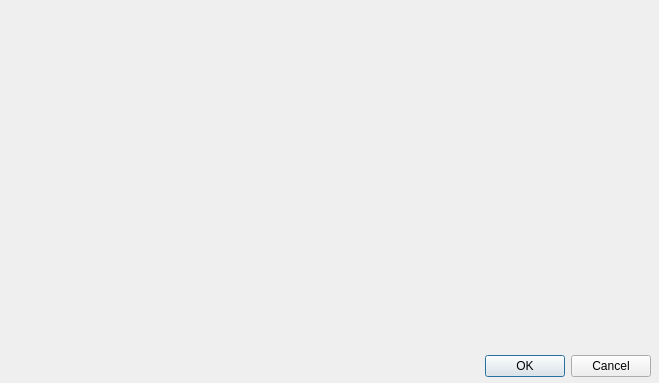
<?xml version="1.0" encoding="UTF-8"?>
<ui version="4.0">
 <class>dialog_pick_color</class>
 <widget class="QDialog" name="dialog_pick_color">
  <property name="geometry">
   <rect>
    <x>0</x>
    <y>0</y>
    <width>659</width>
    <height>383</height>
   </rect>
  </property>
  <property name="windowTitle">
   <string>Dialog</string>
  </property>
  <widget class="QDialogButtonBox" name="buttonBox">
   <property name="geometry">
    <rect>
     <x>190</x>
     <y>350</y>
     <width>461</width>
     <height>32</height>
    </rect>
   </property>
   <property name="orientation">
    <enum>Qt::Horizontal</enum>
   </property>
   <property name="standardButtons">
    <set>QDialogButtonBox::Cancel|QDialogButtonBox::Ok</set>
   </property>
  </widget>
  <widget class="QWidget" name="gridLayoutWidget">
   <property name="geometry">
    <rect>
     <x>10</x>
     <y>10</y>
     <width>641</width>
     <height>321</height>
    </rect>
   </property>
   <layout class="QGridLayout" name="gridLayout"/>
  </widget>
 </widget>
 <resources/>
 <connections>
  <connection>
   <sender>buttonBox</sender>
   <signal>accepted()</signal>
   <receiver>dialog_pick_color</receiver>
   <slot>accept()</slot>
   <hints>
    <hint type="sourcelabel">
     <x>248</x>
     <y>254</y>
    </hint>
    <hint type="destinationlabel">
     <x>157</x>
     <y>274</y>
    </hint>
   </hints>
  </connection>
  <connection>
   <sender>buttonBox</sender>
   <signal>rejected()</signal>
   <receiver>dialog_pick_color</receiver>
   <slot>reject()</slot>
   <hints>
    <hint type="sourcelabel">
     <x>316</x>
     <y>260</y>
    </hint>
    <hint type="destinationlabel">
     <x>286</x>
     <y>274</y>
    </hint>
   </hints>
  </connection>
 </connections>
</ui>
